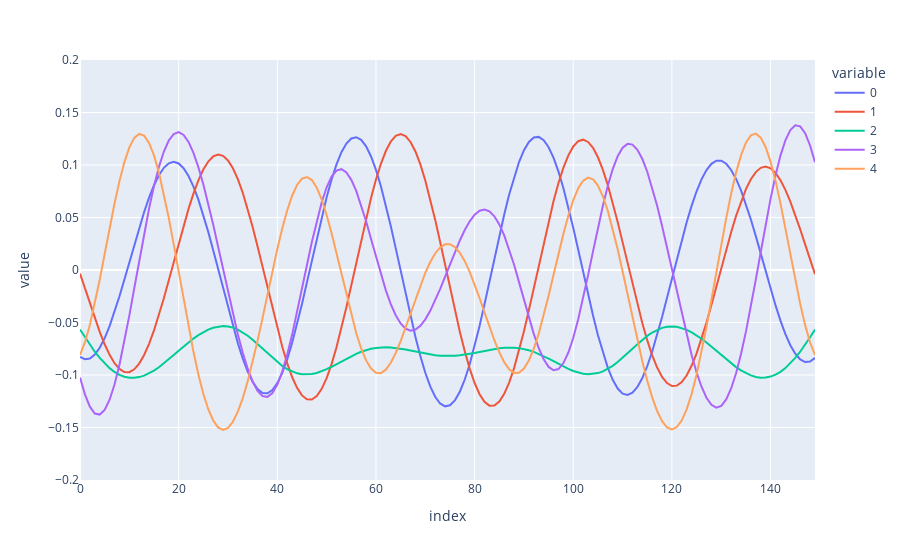
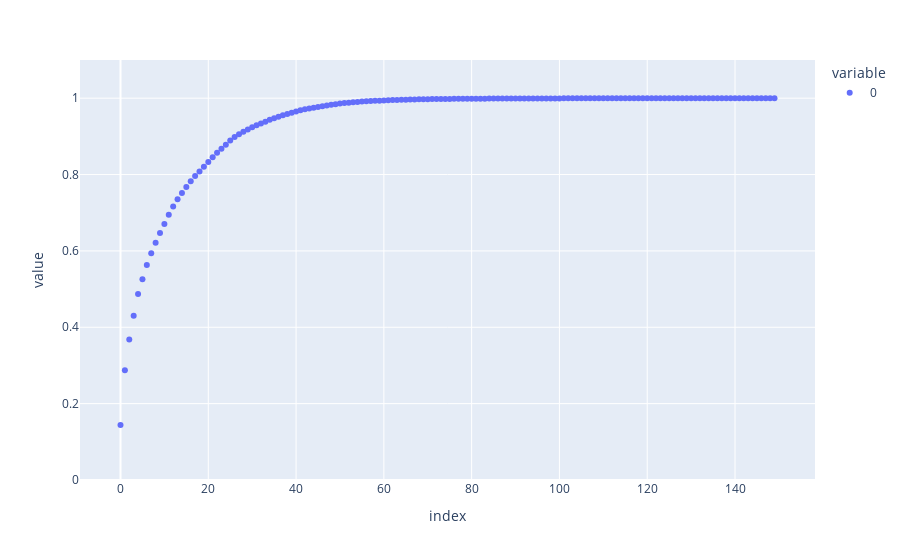

Notebook code for these charts, in order:
### Code cell
fig = px.line(vet[:,:5], range_y=[-1/5,1/5])
fig.show()
fig = px.scatter(l.cumsum()/l.sum(), range_y=[0,1.1])
fig.show()

### Figure 1 — Plotly figure (JSON) as saved in the notebook; plotly's stock layout.template omitted (floating-point values rounded to 4 significant figures; data arrays with more than 128 entries replaced by an {"elided": "..."} marker saying what was removed)
{"data": [{"hovertemplate": "variable=0<br>index=%{x}<br>value=%{y}<extra></extra>", "legendgroup": "0", "line": {"color": "#636efa", "dash": "solid"}, "marker": {"symbol": "circle"}, "mode": "lines", "name": "0", "orientation": "v", "showlegend": true, "type": "scatter", "x": {"elided": "150 int values"}, "xaxis": "x", "y": {"elided": "150 float values"}, "yaxis": "y"}, {"hovertemplate": "variable=1<br>index=%{x}<br>value=%{y}<extra></extra>", "legendgroup": "1", "line": {"color": "#EF553B", "dash": "solid"}, "marker": {"symbol": "circle"}, "mode": "lines", "name": "1", "orientation": "v", "showlegend": true, "type": "scatter", "x": {"elided": "150 int values"}, "xaxis": "x", "y": {"elided": "150 float values"}, "yaxis": "y"}, {"hovertemplate": "variable=2<br>index=%{x}<br>value=%{y}<extra></extra>", "legendgroup": "2", "line": {"color": "#00cc96", "dash": "solid"}, "marker": {"symbol": "circle"}, "mode": "lines", "name": "2", "orientation": "v", "showlegend": true, "type": "scatter", "x": {"elided": "150 int values"}, "xaxis": "x", "y": {"elided": "150 float values"}, "yaxis": "y"}, {"hovertemplate": "variable=3<br>index=%{x}<br>value=%{y}<extra></extra>", "legendgroup": "3", "line": {"color": "#ab63fa", "dash": "solid"}, "marker": {"symbol": "circle"}, "mode": "lines", "name": "3", "orientation": "v", "showlegend": true, "type": "scatter", "x": {"elided": "150 int values"}, "xaxis": "x", "y": {"elided": "150 float values"}, "yaxis": "y"}, {"hovertemplate": "variable=4<br>index=%{x}<br>value=%{y}<extra></extra>", "legendgroup": "4", "line": {"color": "#FFA15A", "dash": "solid"}, "marker": {"symbol": "circle"}, "mode": "lines", "name": "4", "orientation": "v", "showlegend": true, "type": "scatter", "x": {"elided": "150 int values"}, "xaxis": "x", "y": {"elided": "150 float values"}, "yaxis": "y"}], "layout": {"legend": {"title": {"text": "variable"}, "tracegroupgap": 0}, "margin": {"t": 60}, "xaxis": {"anchor": "y", "domain": [0, 1], "title": {"text": "index"}}, "yaxis": {"anchor": "x", "domain": [0, 1], "range": [-0.2, 0.2], "title": {"text": "value"}}}}

### Figure 2 — Plotly figure (JSON) as saved in the notebook; plotly's stock layout.template omitted (floating-point values rounded to 4 significant figures; data arrays with more than 128 entries replaced by an {"elided": "..."} marker saying what was removed)
{"data": [{"hovertemplate": "variable=0<br>index=%{x}<br>value=%{y}<extra></extra>", "legendgroup": "0", "marker": {"color": "#636efa", "symbol": "circle"}, "mode": "markers", "name": "0", "orientation": "v", "showlegend": true, "type": "scatter", "x": {"elided": "150 int values"}, "xaxis": "x", "y": {"elided": "150 float values"}, "yaxis": "y"}], "layout": {"legend": {"title": {"text": "variable"}, "tracegroupgap": 0}, "margin": {"t": 60}, "xaxis": {"anchor": "y", "domain": [0, 1], "title": {"text": "index"}}, "yaxis": {"anchor": "x", "domain": [0, 1], "range": [0, 1.1], "title": {"text": "value"}}}}
